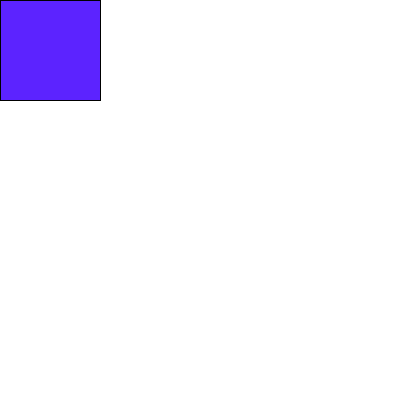
Frame 1 (no input)
Frame 60 (the mouse pressed at the canvas centre just before this capture): identical to frame 1, image omitted
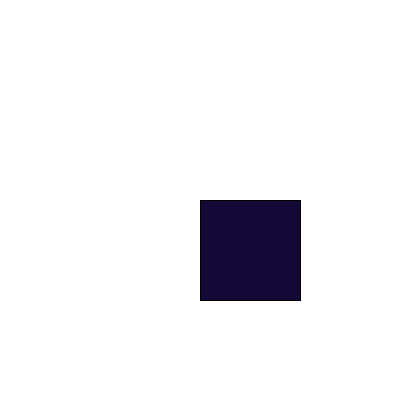
Frame 120 (the mouse held since frame 60 and released just before this capture)

The Processing sketch that drew these frames (run headless with seeded random() and noise(); from frame 60 on, the mouse is pressed at the canvas centre):

// Processing sketch: lesson2_mousexalpha
// ── lesson2_mousexalpha.pde
/* The upper left hand corner is the (0,0) where x is the 
horizontal coordinate and y is the vertical 

*/

void setup() {
  size(400,400);
  
}


void draw() {
  background(255);
  /*you can set the color of the object's fill
  with the fill(r,g,b) or fill(#1a2b3c) like a color you would pull from kuler.  
  */
  
  fill(#5C23FF);
  rect(mouseX,mouseY,100,100);
  
  /* with the fill(#,#) the second value is the alpha value using 0-255 values in this particular
  coordination of the fill command.  If you set the parameter as mouseX (horizontal)
  the value will go up and down with the movement of the mouseX coordinate.
  since the mouse coordinates range from 0 to 400 we will use the map() function 
  to re establish the values from 0 - 255 instead)
  */
  
  fill(0,mouseX);
  rect(mouseX,mouseY,100,100);
  
}
